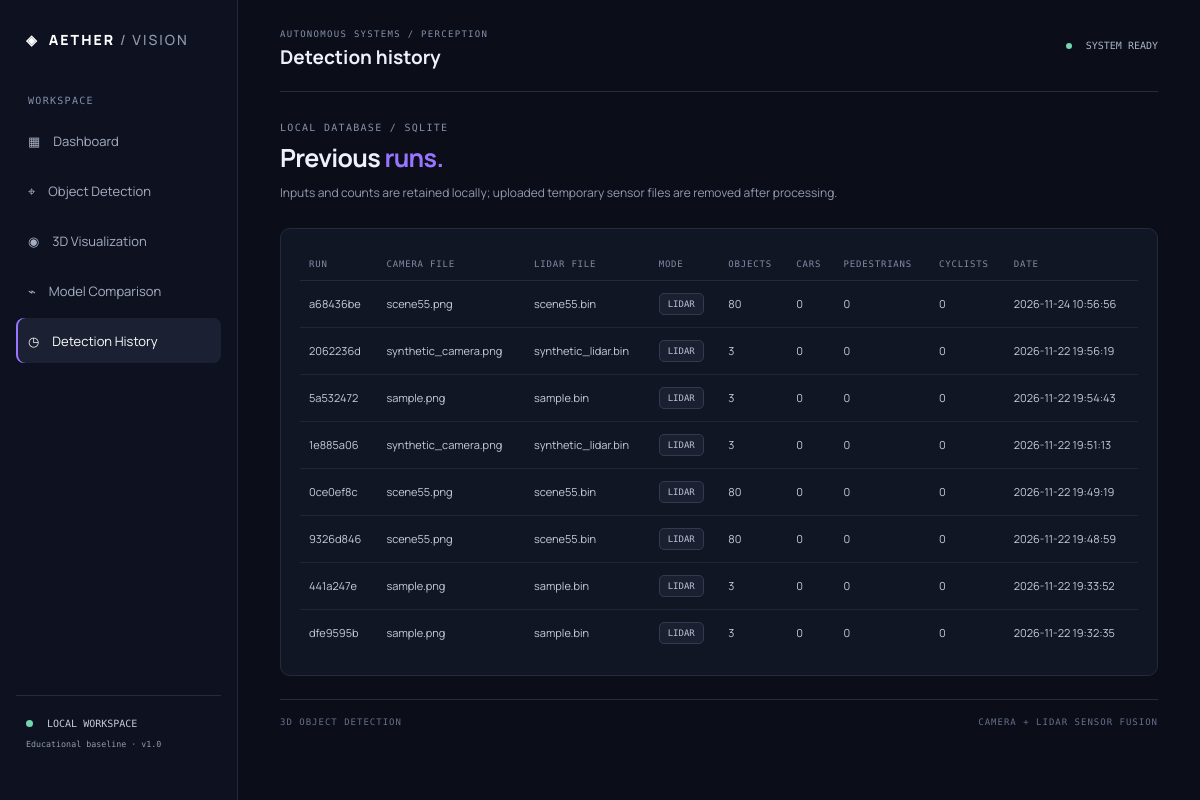
The app's page /history with its own data.
### tables this page shows
CREATE TABLE detections(id TEXT PRIMARY KEY, created_at TEXT, image_name TEXT, lidar_name TEXT, mode TEXT, object_count INTEGER, cars INTEGER, pedestrians INTEGER, cyclists INTEGER, results TEXT, image_path TEXT, bev_path TEXT, point_count INTEGER);

### app.py (the view)
@app.get('/history')
def history():
    with connect() as c: rows=[dict(x) for x in c.execute('SELECT * FROM detections ORDER BY created_at DESC LIMIT 100')]
    return render_template('history.html',rows=rows)

### app.py (called while the page is built)
def connect():
    c=sqlite3.connect(DB); c.row_factory=sqlite3.Row; return c

### templates/history.html
{% extends 'base.html' %}{% block heading %}Detection history{% endblock %}{% block content %}<section class="intro"><div><div class="eyebrow">LOCAL DATABASE / SQLITE</div><h2>Previous <em>runs.</em></h2><p>Inputs and counts are retained locally; uploaded temporary sensor files are removed after processing.</p></div></section><section class="panel"><div class="table-scroll"><table><thead><tr><th>RUN</th><th>CAMERA FILE</th><th>LIDAR FILE</th><th>MODE</th><th>OBJECTS</th><th>CARS</th><th>PEDESTRIANS</th><th>CYCLISTS</th><th>DATE</th></tr></thead><tbody>{% for r in rows %}<tr><td>{{ r.id[:8] }}</td><td>{{ r.image_name }}</td><td>{{ r.lidar_name }}</td><td><span class="tag">{{ r.mode|upper }}</span></td><td>{{ r.object_count }}</td><td>{{ r.cars }}</td><td>{{ r.pedestrians }}</td><td>{{ r.cyclists }}</td><td>{{ r.created_at[:19].replace('T',' ') }}</td></tr>{% else %}<tr><td colspan="9" class="empty">No runs yet.</td></tr>{% endfor %}</tbody></table></div></section>{% endblock %}

### templates/base.html
<!doctype html><html lang="en"><head><meta charset="utf-8"><meta name="viewport" content="width=device-width,initial-scale=1"><title>{{ title or 'Aether • 3D Detection' }}</title><link rel="stylesheet" href="{{ url_for('static',filename='css/style.css') }}"></head><body><aside class="sidebar"><a class="brand" href="/">◈ <span>AETHER<span class="muted"> / VISION</span></span></a><div class="nav-label">WORKSPACE</div><nav><a href="/" class="{{ 'active' if request.path=='/' else '' }}">▦　Dashboard</a><a href="/detect" class="{{ 'active' if request.path=='/detect' else '' }}">⌖　Object Detection</a><a href="/visualization" class="{{ 'active' if request.path=='/visualization' else '' }}">◉　3D Visualization</a><a href="/comparison" class="{{ 'active' if request.path=='/comparison' else '' }}">⌁　Model Comparison</a><a href="/history" class="{{ 'active' if request.path=='/history' else '' }}">◷　Detection History</a></nav><div class="side-note"><span class="dot"></span> LOCAL WORKSPACE<br><small>Educational baseline · v1.0</small></div></aside><main class="main"><header><div><span class="eyebrow">AUTONOMOUS SYSTEMS / PERCEPTION</span><h1>{% block heading %}Workspace{% endblock %}</h1></div><div class="status"><i></i> SYSTEM READY</div></header>{% block content %}{% endblock %}<footer>3D OBJECT DETECTION <span>CAMERA + LIDAR SENSOR FUSION</span></footer></main><script src="{{ url_for('static',filename='js/app.js') }}"></script></body></html>

### static/css/style.css (style rules this page uses)
:root { --bg:#0b0e18;--panel:#111624;--panel2:#151b2b;--line:#242b3e;--text:#eef0fa;--muted:#929bb1;--purple:#9874ff;--cyan:#67d8e4;--green:#76d4ae;--amber:#efc878 }
* { box-sizing:border-box }
body { margin:0;background:var(--bg);color:var(--text);font-family:Manrope,Segoe UI,sans-serif;font-size:14px }
.sidebar { position:fixed;inset:0 auto 0 0;width:238px;background:#0e1220;border-right:1px solid var(--line);padding:28px 16px;display:flex;flex-direction:column }
.brand { font-weight:800;letter-spacing:2px;font-size:14px;color:white;text-decoration:none;display:flex;gap:10px;align-items:center;margin:2px 10px 46px }
.brand:first-letter { color:var(--purple);font-size:24px }
.muted { color:var(--muted);font-weight:500 }
.nav-label,.eyebrow,.stats article>span,.control-row label,.dropzone { font:10px 'DM Mono',monospace;letter-spacing:1.3px;color:#8490aa }
.nav-label { padding:0 12px 12px }
nav { display:grid;gap:5px }
nav a { padding:13px 12px;color:#a7afc3;text-decoration:none;border-radius:8px;font-size:13px }
nav a:hover,nav a.active { background:#1b2032;color:#fff }
nav a.active { box-shadow:inset 2px 0 var(--purple) }
.side-note { margin-top:auto;border-top:1px solid var(--line);padding:18px 10px;color:#c2c9d8;font:10px 'DM Mono',monospace;line-height:2 }
.side-note small { color:var(--muted) }
.dot,.status i { display:inline-block;width:7px;height:7px;background:var(--green);border-radius:100%;margin-right:8px }
.main { margin-left:238px;padding:0 42px 20px;max-width:1600px }
header { height:92px;border-bottom:1px solid var(--line);display:flex;align-items:center;justify-content:space-between }
header h1 { font-size:19px;margin:3px 0 0;font-weight:700 }
header .eyebrow { font-size:9px }
.status { font:10px 'DM Mono',monospace;color:#a8b2c9 }
.status i { width:6px;height:6px }
.intro { display:flex;align-items:flex-end;justify-content:space-between;padding:30px 0 24px }
.intro h2 { font-size:25px;letter-spacing:-.7px;margin:7px 0 }
.intro em { font-style:normal;color:var(--purple) }
.intro p,.panel p { color:var(--muted);font-size:12px;line-height:1.8;margin:0 }
.stats article,.panel { background:var(--panel);border:1px solid var(--line);border-radius:10px }
.panel { padding:19px;margin-bottom:15px }
.tag { display:inline-block;border:1px solid #333a50;background:#1a2030;padding:5px 8px;border-radius:5px;color:#b8c1d4;font:9px 'DM Mono',monospace;white-space:nowrap }
table { width:100%;border-collapse:collapse;text-align:left }
th { font:9px 'DM Mono',monospace;color:#818ba3;letter-spacing:.8px;padding:11px 9px;border-bottom:1px solid var(--line) }
td { padding:12px 9px;border-bottom:1px solid #202637;color:#c6ccda;font-size:11px }
tbody tr:last-child td { border-bottom:0 }
.table-scroll { overflow:auto }
footer { border-top:1px solid var(--line);margin-top:23px;padding:17px 0;color:#657089;font:9px 'DM Mono',monospace;letter-spacing:1px }
footer span { float:right }

### records on screen
detections: id "a68436be", image_name "scene55.png", lidar_name "scene55.bin", mode "LIDAR", object_count "80", cars "0", pedestrians "0", cyclists "0", created_at "2026-11-24 10:56:56"
detections: id "2062236d", image_name "synthetic_camera.png", lidar_name "synthetic_lidar.bin", mode "LIDAR", object_count "3", cars "0", pedestrians "0", cyclists "0", created_at "2026-11-22 19:56:19"
detections: id "5a532472", image_name "sample.png", lidar_name "sample.bin", mode "LIDAR", object_count "3", cars "0", pedestrians "0", cyclists "0", created_at "2026-11-22 19:54:43"
detections: id "1e885a06", image_name "synthetic_camera.png", lidar_name "synthetic_lidar.bin", mode "LIDAR", object_count "3", cars "0", pedestrians "0", cyclists "0", created_at "2026-11-22 19:51:13"
detections: id "0ce0ef8c", image_name "scene55.png", lidar_name "scene55.bin", mode "LIDAR", object_count "80", cars "0", pedestrians "0", cyclists "0", created_at "2026-11-22 19:49:19"
detections: id "9326d846", image_name "scene55.png", lidar_name "scene55.bin", mode "LIDAR", object_count "80", cars "0", pedestrians "0", cyclists "0", created_at "2026-11-22 19:48:59"
detections: id "441a247e", image_name "sample.png", lidar_name "sample.bin", mode "LIDAR", object_count "3", cars "0", pedestrians "0", cyclists "0", created_at "2026-11-22 19:33:52"
detections: id "dfe9595b", image_name "sample.png", lidar_name "sample.bin", mode "LIDAR", object_count "3", cars "0", pedestrians "0", cyclists "0", created_at "2026-11-22 19:32:35"
